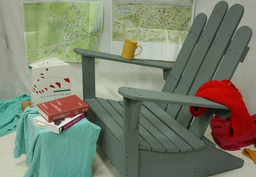
#> input picture im0.png, 256 x 177 px, shrunk from 718 x 496 before the run, found by its file name
$ python disparity.py
#> lines starting #> are read from the running program, lines starting #| are printed output that depends on the picture
import numpy as np
from PIL import Image
import matplotlib.pyplot as plt
from tqdm import  *
import time

data_dirs = ['Adirondack']
# [69 lines left out: function stereoMatchSAD, not called in this run]
def stereoMatchSSD(left_img, right_img, directory):
    # Load in both images, assumed to be RGBA 8bit per channel images
#> called with left_img = 'Data/trainingQ/Adirondack/im0.png', right_img = 'Data/trainingQ/Adirondack/im1.png', directory = 'Adirondack'
    left_img = Image.open(left_img)
#> left_img is the input picture: PIL image 256x177 RGB; mean R, G, B 122.5, 128.6, 110
    left = np.asarray(left_img)
    right_img = Image.open(right_img)
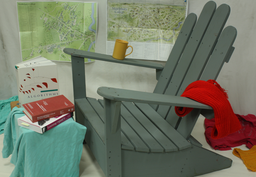
#> input picture im1.png, 256 x 177 px, shrunk from 718 x 496 before the run, found by its file name
#> right_img is the input picture: PIL image 256x177 RGB; mean R, G, B 115.6, 120.3, 102.7
    right = np.asarray(right_img)

    # Initial squared differences
    w, h = left_img.size  # assume that both images are same size
#> w = 256; h = 177
    sd = np.empty((w, h), np.uint8)
    sd.shape = h, w

    # SSD support window (kernel)
    win_ssd = np.empty((w, h), np.uint16)
    win_ssd.shape = h, w

    # Depth (or disparity) map
    depth = np.empty((w, h), np.uint8)
    depth.shape = h, w

    # Minimum ssd difference between both images
    min_ssd = np.empty((w, h), np.uint16)
    min_ssd.shape = h, w
    min_ssd.fill(65535)
#> min_ssd: shape (177, 256) uint16; every value is 65535

    max_offset = 20
    offset_adjust = 255 / max_offset

    # Create ranges now instead of per loop
    y_range = range(h)
    x_range = range(w)
    x_range_ssd = range(w)

    # u and v support window
    window_range = range(-3, 4) # 6x6
    start = time.time()
    # Main loop....
    for offset in tqdm(range(max_offset)):
        # Create initial image of squared differences between left and right image at the current offset
        for y in y_range:
            for x in x_range_ssd:
                if x - offset > 0:
                    diff = int(left[y, x, 0]) - int(right[y, x - offset, 0])
                    sd[y, x] = diff * diff

    # Sum the squared differences over a support window at this offset
        for y in y_range:
            for x in x_range:
                sum_sd = 0
                for i in window_range:
                    for j in window_range:
                        # TODO: replace this expensive check by surrounding image with buffer / padding
                        if (-1 < y + i < h) and (-1 < x + j < w):
                            sum_sd += sd[y + i, x + j]

                # Store the sum in the window SSD image
                win_ssd[y, x] = sum_sd

        # Update the min ssd diff image with this new data
        for y in y_range:
            for x in x_range:
                # Is this new windowed SSD pixel a better match?
                if win_ssd[y, x] < min_ssd[y, x]:
                    # If so, store it and add to the depth map
                    min_ssd[y, x] = win_ssd[y, x]
                    depth[y, x] = offset * offset_adjust
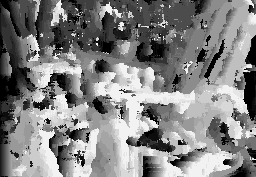
#> depth: shape (177, 256); min 0, max 242, mean 130.7
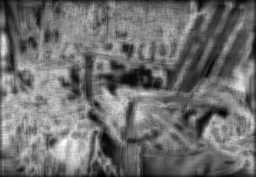
#> min_ssd: shape (177, 256) uint16; min 75, max 5500, mean 2444.5; drawn with min black and max white
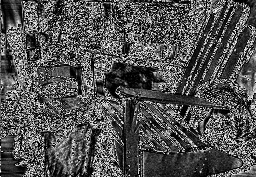
#> sd: shape (177, 256); min 0, max 255, mean 82.4
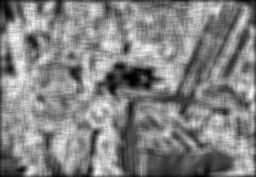
#> win_ssd: shape (177, 256) uint16; min 238, max 7480, mean 3976.2; drawn with min black and max white
    # print time.time()-start
    # Convert to PIL and save it
    Image.fromarray(depth).save('Data/trainingQ/' + directory + '/depth_SSD.png')

# def cencus_transform()

if __name__ == '__main__':
    for directory in data_dirs:
        imageleft = 'Data/trainingQ/' + directory + '/im0.png'
        imageright = 'Data/trainingQ/' + directory + '/im1.png'
        stereoMatchSSD(imageleft, imageright, directory)
